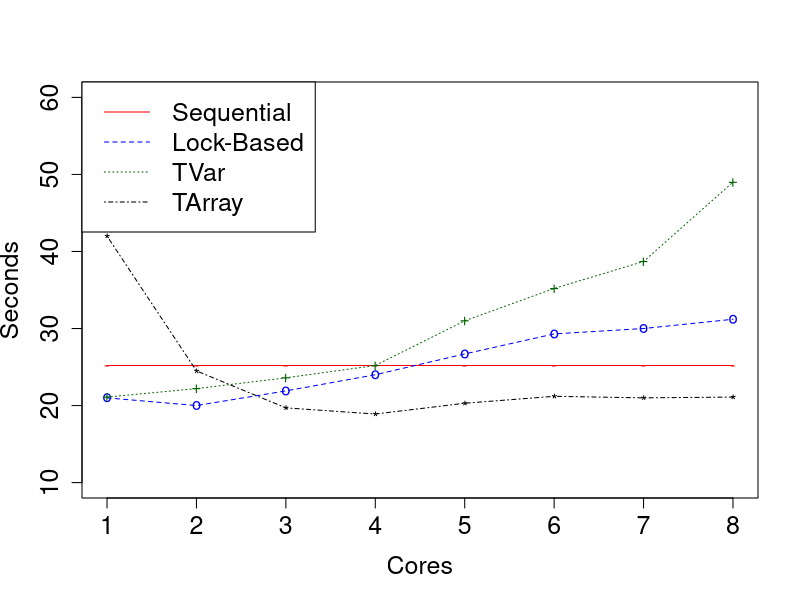

Recreate this plot in R.
png("sugarscape_varyingcores_constagents.png", width = 700, height = 700)

cores   <- c(1,2,3,4,5,6,7,8)
seq     <- c(25.2, 25.2, 25.2, 25.2, 25.2, 25.2, 25.2, 25.2)
lb      <- c(21.0, 20.0, 21.9, 24.0, 26.7, 29.3, 30.0, 31.2)
tvar    <- c(21.1, 22.2, 23.6, 25.2, 31.0, 35.2, 38.7, 49.0)
tarray  <- c(42.0, 24.5, 19.7, 18.9, 20.3, 21.2, 21.0, 21.1)

#dev.new(width = 500, height = 500, unit = "px")
plot(cores, seq, type="o", col="red", pch="-", lty=1,
     xlab = "Cores", 
     ylab = "Seconds",
     ylim=c(10,60),
     cex.lab=1.5, cex.axis=1.5, cex.main=1.5, cex.sub=1.5)

points(cores, lb, col="blue", pch="o")
lines(cores, lb, col="blue",lty=2)

points(cores, tvar, col="dark green",pch="+")
lines(cores, tvar, col="dark green", lty=3)

points(cores, tarray, col="black",pch="*")
lines(cores, tarray, col="black", lty=4)

legend("topleft", 
      legend=c("Sequential", "Lock-Based", "TVar", "TArray"), 
      col=c("red", "blue", "dark green", "black"),
      lty=c(1,2,3,4),
      xpd=TRUE,
      cex = 1.5)

# 3. Close the file
dev.off()
